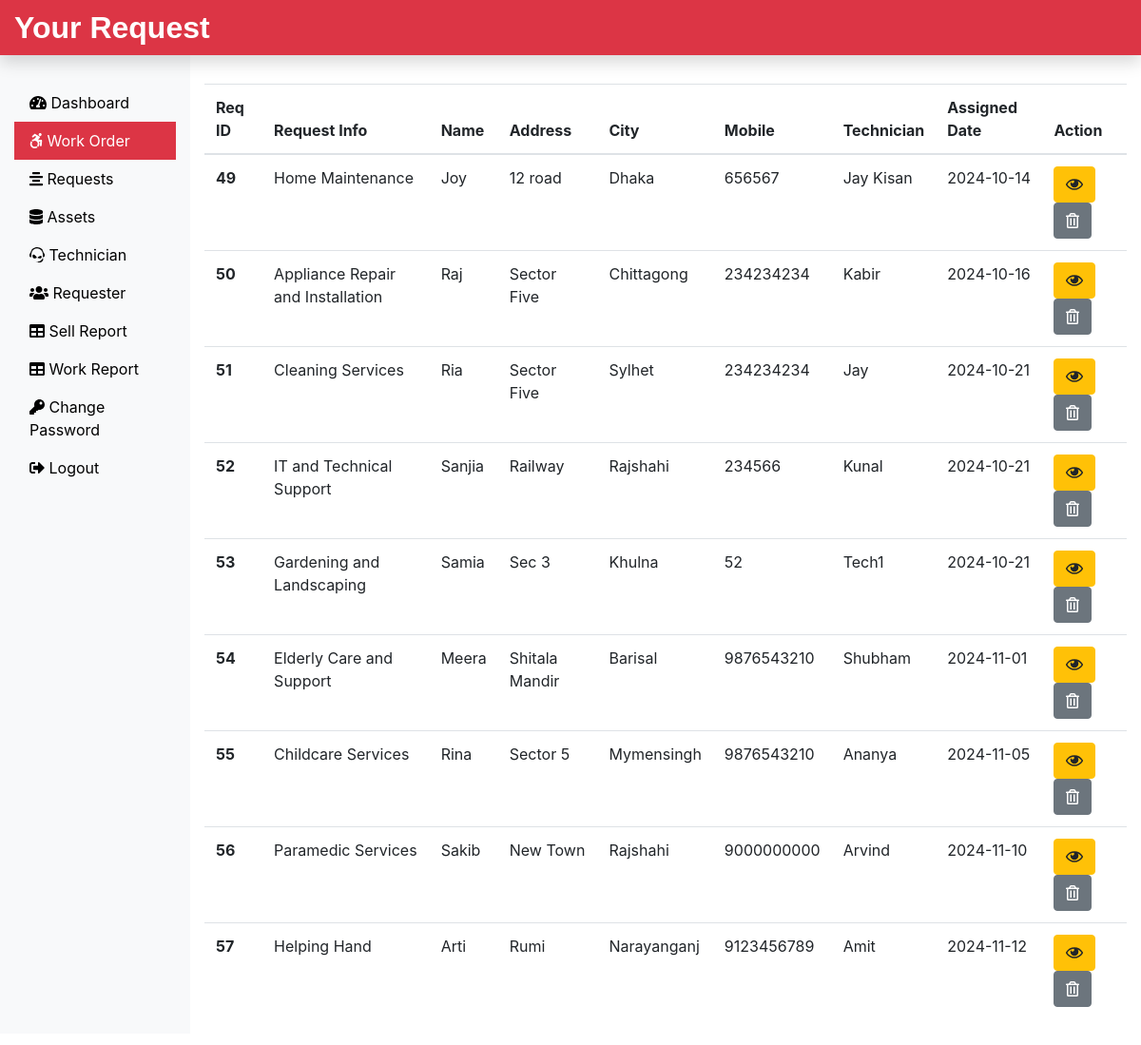
Page /Admin/work.php (signed in) on the committed database.
### tables this page shows
CREATE TABLE assignwork_tb (
  rno int(11) NOT NULL,
  request_id int(11) NOT NULL,
  request_info text NOT NULL,
  request_desc text NOT NULL,
  requester_name varchar(60) NOT NULL,
  requester_add1 text NOT NULL,
  requester_add2 text NOT NULL,
  requester_city varchar(60) NOT NULL,
  requester_state varchar(60) NOT NULL,
  requester_zip int(11) NOT NULL,
  requester_email varchar(60) NOT NULL,
  requester_mobile bigint(11) NOT NULL,
  assign_tech varchar(60) NOT NULL,
  assign_date date NOT NULL,
  payment_type varchar(30) NOT NULL,   
  payment_method varchar(30) NOT NULL   
);

### Admin/work.php (the view, shortened to what this page needs)
<?php
include('includes/header.php');
include('../dbConnection.php');
?>
<div class="col-sm-9 col-md-10 mt-5">
  <?php
 $sql = "SELECT * FROM assignwork_tb";
 $result = $conn->query($sql);
 if($result->num_rows > 0){
  echo '<table class="table">
  <thead>
    <tr>
      <th scope="col">Req ID</th>
      <th scope="col">Request Info</th>
      <th scope="col">Name</th>
      <th scope="col">Address</th>
      <th scope="col">City</th>
      <th scope="col">Mobile</th>
      <th scope="col">Technician</th>
      <th scope="col">Assigned Date</th>
      <th scope="col">Action</th>
    </tr>
  </thead>
  <tbody>';
  while($row = $result->fetch_assoc()){
    echo '<tr>
    <th scope="row">'.$row["request_id"].'</th>
    <td>'.$row["request_info"].'</td>
    <td>'.$row["requester_name"].'</td>
    <td>'.$row["requester_add2"].'</td>
    <td>'.$row["requester_city"].'</td>
    <td>'.$row["requester_mobile"].'</td>
    <td>'.$row["assign_tech"].'</td>
    <td>'.$row["assign_date"].'</td>
    <td><form action="viewassignwork.php" method="POST" class="d-inline"> <input type="hidden" name="id" value='. $row["request_id"] .'><button type="submit" class="btn btn-warning" name="view" value="View"><i class="far fa-eye"></i></button></form>
    <form action="" method="POST" class="d-inline"><input type="hidden" name="id" value='. $row["request_id"] .'><button type="submit" class="btn btn-secondary" name="delete" value="Delete"><i class="far fa-trash-alt"></i></button></form>
    </td>
    </tr>';
   }
   echo '</tbody> </table>';
  } else {
    echo "0 Result";
  }
  ?>
</div>
</div>
</div>
<?php
include('includes/footer.php');
?>

### Admin/includes/header.php (shortened to what this page needs)
<!DOCTYPE html>
<html lang="en">
<head>
 <link rel="stylesheet" href="../css/bootstrap.min.css">
 <link rel="stylesheet" href="../css/all.min.css">
 <link rel="stylesheet" href="../css/custom.css">
</head>
<body>
 <nav class="navbar navbar-dark fixed-top bg-danger p-0 shadow">
  <a class="navbar-brand col-sm-3 col-md-2 mr-0" href="dashboard.php">Your Request</a>
 </nav>
 <div class="container-fluid mb-5" style="margin-top:40px;">
  <div class="row">
   <nav class="col-sm-3 col-md-2 bg-light sidebar py-5 d-print-none">
    <div class="sidebar-sticky">
     <ul class="nav flex-column">
      <li class="nav-item">
       <a class="nav-link <?php if(PAGE == 'dashboard') { echo 'active'; } ?> " href="dashboard.php">
        <i class="fas fa-tachometer-alt"></i>
        Dashboard
       </a>
      </li>
      <li class="nav-item">
       <a class="nav-link <?php if(PAGE == 'work') { echo 'active'; } ?>" href="work.php">
        <i class="fab fa-accessible-icon"></i>
        Work Order
       </a>
      </li>
      <li class="nav-item">
       <a class="nav-link <?php if(PAGE == 'request') { echo 'active'; } ?>" href="request.php">
        <i class="fas fa-align-center"></i>
        Requests
       </a>
      </li>
      <li class="nav-item">
       <a class="nav-link <?php if(PAGE == 'assets') { echo 'active'; } ?>" href="assets.php">
        <i class="fas fa-database"></i>
        Assets
       </a>
      </li>
      <li class="nav-item">
       <a class="nav-link <?php if(PAGE == 'technician') { echo 'active'; } ?>" href="technician.php">
        <i class="fab fa-teamspeak"></i>
        Technician
       </a>
      </li>
      <li class="nav-item">
       <a class="nav-link <?php if(PAGE == 'requesters') { echo 'active'; } ?>" href="requester.php">
        <i class="fas fa-users"></i>
        Requester
       </a>
      </li>
      <li class="nav-item">
       <a class="nav-link <?php if(PAGE == 'sellreport') { echo 'active'; } ?>" href="soldproductreport.php">
        <i class="fas fa-table"></i>
        Sell Report
       </a>
      </li>
      <li class="nav-item">
       <a class="nav-link <?php if(PAGE == 'workreport') { echo 'active'; } ?>" href="workreport.php">
        <i class="fas fa-table"></i>
        Work Report
       </a>
      </li>
      <li class="nav-item">
       <a class="nav-link <?php if(PAGE == 'changepass') { echo 'active'; } ?>" href="changepass.php">
        <i class="fas fa-key"></i>
        Change Password
       </a>
      </li>
      <li class="nav-item">
       <a class="nav-link" href="../logout.php">
        <i class="fas fa-sign-out-alt"></i>
        Logout
       </a>
      </li>
     </ul>
    </div>
   </nav>

### Admin/includes/footer.php (shortened to what this page needs)
</body>
</html>

### css/custom.css (style rules this page uses)
.navbar-brand { font-family: 'Ubuntu', sans-serif; font-size: 2em; font-weight: bold; }
a { color: black; }
.active { color: white; background-color: #DC3545; }

### rows in the picture
assignwork_tb: request "49", request_info "Home Maintenance", requester_name "Joy", requester_add2 "12 road", requester_city "Dhaka", requester_mobile "656567", assign_tech "Jay Kisan", assign_date "2024-10-14"
assignwork_tb: request "50", request_info "Appliance Repair and Installation", requester_name "Raj", requester_add2 "Sector Five", requester_city "Chittagong", requester_mobile "234234234", assign_tech "Kabir", assign_date "2024-10-16"
assignwork_tb: request "51", request_info "Cleaning Services", requester_name "Ria", requester_add2 "Sector Five", requester_city "Sylhet", requester_mobile "234234234", assign_tech "Jay", assign_date "2024-10-21"
assignwork_tb: request "52", request_info "IT and Technical Support", requester_name "Sanjia", requester_add2 "Railway", requester_city "Rajshahi", requester_mobile "234566", assign_tech "Kunal", assign_date "2024-10-21"
assignwork_tb: request "53", request_info "Gardening and Landscaping", requester_name "Samia", requester_add2 "Sec 3", requester_city "Khulna", requester_mobile "52", assign_tech "Tech1", assign_date "2024-10-21"
assignwork_tb: request "54", request_info "Elderly Care and Support", requester_name "Meera", requester_add2 "Shitala Mandir", requester_city "Barisal", requester_mobile "9876543210", assign_tech "Shubham", assign_date "2024-11-01"
assignwork_tb: request "55", request_info "Childcare Services", requester_name "Rina", requester_add2 "Sector 5", requester_city "Mymensingh", requester_mobile "9876543210", assign_tech "Ananya", assign_date "2024-11-05"
assignwork_tb: request "56", request_info "Paramedic Services", requester_name "Sakib", requester_add2 "New Town", requester_city "Rajshahi", requester_mobile "9000000000", assign_tech "Arvind", assign_date "2024-11-10"
assignwork_tb: request "57", request_info "Helping Hand", requester_name "Arti", requester_add2 "Rumi", requester_city "Narayanganj", requester_mobile "9123456789", assign_tech "Amit", assign_date "2024-11-12"
